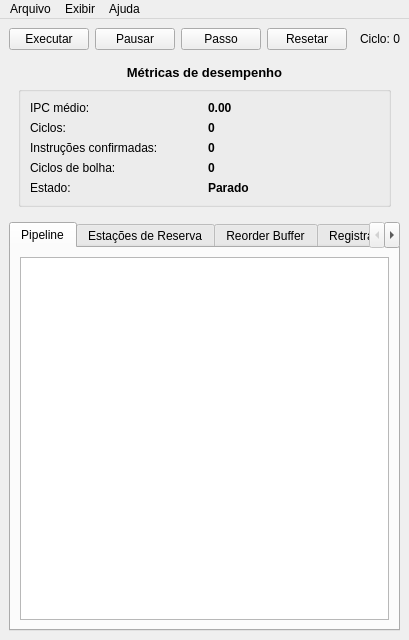
<?xml version="1.0" encoding="UTF-8"?>
<ui version="4.0">
 <class>MainWindow</class>
 <widget class="QMainWindow" name="MainWindow">
  <property name="windowTitle">
   <string>Tomasulo Simulator</string>
  </property>
  <property name="windowIcon">
   <iconset resource="">
    <normaloff>:/icons/cpu_icon.png</normaloff>:/icons/cpu_icon.png
   </iconset>
  </property>
  <widget class="QWidget" name="centralwidget">
   <layout class="QVBoxLayout" name="mainLayout">
    <!-- Barra de controle -->
    <item>
     <layout class="QHBoxLayout" name="controlBar">
      <item><widget class="QPushButton" name="btnRun"><property name="text"><string>Executar</string></property></widget></item>
      <item><widget class="QPushButton" name="btnPause"><property name="text"><string>Pausar</string></property></widget></item>
      <item><widget class="QPushButton" name="btnStep"><property name="text"><string>Passo</string></property></widget></item>
      <item><widget class="QPushButton" name="btnReset"><property name="text"><string>Resetar</string></property></widget></item>
      <item><spacer name="spacer1"><property name="orientation"><enum>Qt::Horizontal</enum></property></spacer></item>
      <item><widget class="QLabel" name="lblCycle"><property name="text"><string>Ciclo: 0</string></property></widget></item>
     </layout>
    </item>
   <item>
    <widget class="QWidget" name="metricsContainer">
     <layout class="QVBoxLayout" name="metricsContainerLayout">
      <item>
      <widget class="QLabel" name="lblMetricsTitle">
       <property name="text"><string>Métricas de desempenho</string></property>
       <property name="alignment"><set>Qt::AlignHCenter|Qt::AlignTop</set></property>
       <property name="font"><font><bold>true</bold><pointsize>10</pointsize></font></property>
      </widget>
      </item>
      <item>
      <widget class="QGroupBox" name="metricsBox">
       <property name="minimumSize"><size><width>320</width><height>0</height></size></property>
       <property name="sizePolicy">
        <sizepolicy hsizetype="Preferred" vsizetype="Preferred">
         <horstretch>0</horstretch>
         <verstretch>0</verstretch>
        </sizepolicy>
       </property>
       <property name="title"><string></string></property>
       <layout class="QGridLayout">
        <item row="0" column="0"><widget class="QLabel" name="lblIPC"><property name="text"><string>IPC médio:</string></property></widget></item>
        <item row="0" column="1"><widget class="QLabel" name="valIPC"><property name="text"><string>0.00</string></property><property name="font"><font><bold>true</bold></font></property></widget></item>
        <item row="1" column="0"><widget class="QLabel" name="lblCiclos"><property name="text"><string>Ciclos:</string></property></widget></item>
        <item row="1" column="1"><widget class="QLabel" name="valCiclos"><property name="text"><string>0</string></property><property name="font"><font><bold>true</bold></font></property></widget></item>
        <item row="2" column="0"><widget class="QLabel" name="lblCommits"><property name="text"><string>Instruções confirmadas:</string></property></widget></item>
        <item row="2" column="1"><widget class="QLabel" name="valCommits"><property name="text"><string>0</string></property><property name="font"><font><bold>true</bold></font></property></widget></item>
        <item row="3" column="0"><widget class="QLabel" name="lblBubbles"><property name="text"><string>Ciclos de bolha:</string></property></widget></item>
        <item row="3" column="1"><widget class="QLabel" name="valBubbles"><property name="text"><string>0</string></property><property name="font"><font><bold>true</bold></font></property></widget></item>
        <item row="4" column="0"><widget class="QLabel" name="lblStatus"><property name="text"><string>Estado:</string></property></widget></item>
        <item row="4" column="1"><widget class="QLabel" name="valStatus"><property name="text"><string>Parado</string></property><property name="font"><font><bold>true</bold></font></property></widget></item>
       </layout>
      </widget>
      </item>
     </layout>
    </widget>
   </item>

    <item>
     <widget class="QSplitter" name="splitter">
      <property name="orientation"><enum>Qt::Horizontal</enum></property>
      <widget class="QTabWidget" name="tabWidget">
       <widget class="QWidget" name="tabPipeline">
        <attribute name="title"><string>Pipeline</string></attribute>
        <layout class="QVBoxLayout"><item><widget class="QGraphicsView" name="graphicsPipeline"/></item></layout>
       </widget>
       <widget class="QWidget" name="tabRS">
        <attribute name="title"><string>Estações de Reserva</string></attribute>
        <layout class="QVBoxLayout"><item><widget class="QTableWidget" name="tableRS"/></item></layout>
       </widget>
       <widget class="QWidget" name="tabROB">
        <attribute name="title"><string>Reorder Buffer</string></attribute>
        <layout class="QVBoxLayout"><item><widget class="QTableWidget" name="tableROB"/></item></layout>
       </widget>
       <widget class="QWidget" name="tabRegs">
        <attribute name="title"><string>Registradores</string></attribute>
        <layout class="QVBoxLayout"><item><widget class="QTableWidget" name="tableRegs"/></item></layout>
       </widget>
       <widget class="QWidget" name="tabLogs">
        <attribute name="title"><string>Logs</string></attribute>
        <layout class="QVBoxLayout"><item><widget class="QPlainTextEdit" name="txtLog"><property name="readOnly"><bool>true</bool></property></widget></item></layout>
       </widget>
       <!-- Nova aba: Preferências -->
       <widget class="QWidget" name="tabSettings">
        <attribute name="title"><string>Preferências</string></attribute>
        <layout class="QVBoxLayout" name="layoutSettings">
         <item>
          <widget class="QGroupBox" name="groupTheme">
           <property name="title"><string>Tema</string></property>
           <layout class="QHBoxLayout">
            <item><widget class="QRadioButton" name="radioDark"><property name="text"><string>Escuro</string></property><property name="checked"><bool>true</bool></property></widget></item>
            <item><widget class="QRadioButton" name="radioLight"><property name="text"><string>Claro</string></property></widget></item>
           </layout>
          </widget>
         </item>
         <item><spacer name="spacerFuture"><property name="orientation"><enum>Qt::Vertical</enum></property><property name="sizeHint" stdset="0"><size><width>20</width><height>300</height></size></property></spacer></item>
        </layout>
       </widget>
      </widget>

        
     </widget>
    </item>
   </layout>
  </widget>
    <!-- MENU SUPERIOR -->
    <widget class="QMenuBar" name="menubar">
     <widget class="QMenu" name="menuArquivo">
        <property name="title"><string>Arquivo</string></property>
        <addaction name="actionAbrir"/>
        <addaction name="actionSair"/>
     </widget>
     <widget class="QMenu" name="menuExibir">
        <property name="title"><string>Exibir</string></property>
     </widget>
     <widget class="QMenu" name="menuAjuda">
        <property name="title"><string>Ajuda</string></property>
        <addaction name="actionSobre"/>
     </widget>
     <addaction name="menuArquivo"/>
     <addaction name="menuExibir"/>
     <addaction name="menuAjuda"/>
    </widget>

    <action name="actionAbrir">
   <property name="text"><string>Abrir programa...</string></property>
  </action>
  <action name="actionSair">
   <property name="text"><string>Sair</string></property>
  </action>
  <action name="actionSobre">
   <property name="text"><string>Sobre o simulador</string></property>
  </action>
 </widget>
 <resources/>
 <connections/>
</ui>
